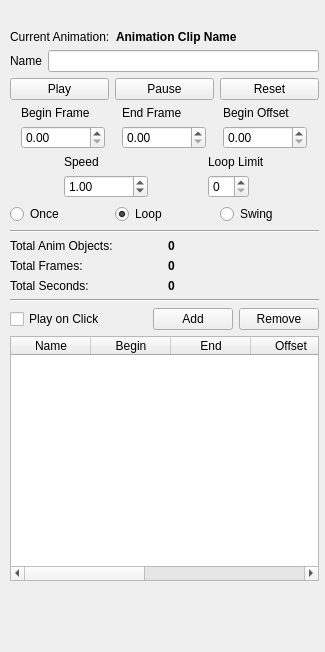
<?xml version="1.0" encoding="UTF-8"?>
<ui version="4.0">
 <class>AnimationControlPanel</class>
 <widget class="QWidget" name="AnimationControlPanel">
  <property name="enabled">
   <bool>true</bool>
  </property>
  <property name="geometry">
   <rect>
    <x>0</x>
    <y>0</y>
    <width>325</width>
    <height>652</height>
   </rect>
  </property>
  <property name="sizePolicy">
   <sizepolicy hsizetype="Minimum" vsizetype="MinimumExpanding">
    <horstretch>0</horstretch>
    <verstretch>0</verstretch>
   </sizepolicy>
  </property>
  <property name="minimumSize">
   <size>
    <width>325</width>
    <height>652</height>
   </size>
  </property>
  <property name="maximumSize">
   <size>
    <width>600</width>
    <height>16777215</height>
   </size>
  </property>
  <property name="windowTitle">
   <string>Animation Controls</string>
  </property>
  <property name="layoutDirection">
   <enum>Qt::LeftToRight</enum>
  </property>
  <property name="autoFillBackground">
   <bool>true</bool>
  </property>
  <widget class="QWidget" name="verticalLayoutWidget_2">
   <property name="geometry">
    <rect>
     <x>10</x>
     <y>30</y>
     <width>309</width>
     <height>551</height>
    </rect>
   </property>
   <layout class="QVBoxLayout" name="mLayoutMain">
    <item>
     <layout class="QHBoxLayout" name="horizontalLayout_8">
      <item>
       <widget class="QLabel" name="mLabelAnimSegmentName">
        <property name="sizePolicy">
         <sizepolicy hsizetype="Maximum" vsizetype="Preferred">
          <horstretch>0</horstretch>
          <verstretch>0</verstretch>
         </sizepolicy>
        </property>
        <property name="text">
         <string>Current Animation:</string>
        </property>
        <property name="alignment">
         <set>Qt::AlignLeading|Qt::AlignLeft|Qt::AlignVCenter</set>
        </property>
       </widget>
      </item>
      <item>
       <widget class="QLabel" name="mOutputAnimClipName">
        <property name="font">
         <font>
          <weight>75</weight>
          <bold>true</bold>
         </font>
        </property>
        <property name="text">
         <string>Animation Clip Name</string>
        </property>
       </widget>
      </item>
     </layout>
    </item>
    <item>
     <layout class="QHBoxLayout" name="horizontalLayout_3">
      <item>
       <widget class="QLabel" name="mLabelAnimName">
        <property name="text">
         <string>Name</string>
        </property>
       </widget>
      </item>
      <item>
       <widget class="QLineEdit" name="mAnimName"/>
      </item>
     </layout>
    </item>
    <item>
     <layout class="QHBoxLayout" name="horizontalLayout">
      <item>
       <widget class="QPushButton" name="mButtonPlay">
        <property name="text">
         <string>Play</string>
        </property>
       </widget>
      </item>
      <item>
       <widget class="QPushButton" name="mButtonPause">
        <property name="text">
         <string>Pause</string>
        </property>
       </widget>
      </item>
      <item>
       <widget class="QPushButton" name="mButtonReset">
        <property name="text">
         <string>Reset</string>
        </property>
       </widget>
      </item>
     </layout>
    </item>
    <item>
     <layout class="QHBoxLayout" name="horizontalLayout_4">
      <item>
       <layout class="QVBoxLayout" name="verticalLayout_2">
        <item>
         <widget class="QLabel" name="mLabelAnimFrameBegin">
          <property name="text">
           <string>Begin Frame</string>
          </property>
         </widget>
        </item>
        <item>
         <widget class="QDoubleSpinBox" name="mAnimFrameBegin">
          <property name="sizePolicy">
           <sizepolicy hsizetype="Maximum" vsizetype="Fixed">
            <horstretch>0</horstretch>
            <verstretch>0</verstretch>
           </sizepolicy>
          </property>
          <property name="maximum">
           <double>999999.000000000000000</double>
          </property>
         </widget>
        </item>
       </layout>
      </item>
      <item>
       <layout class="QVBoxLayout" name="verticalLayout_3">
        <item>
         <widget class="QLabel" name="mLabelAnimFrameEnd">
          <property name="text">
           <string>End Frame</string>
          </property>
         </widget>
        </item>
        <item>
         <widget class="QDoubleSpinBox" name="mAnimFrameEnd">
          <property name="sizePolicy">
           <sizepolicy hsizetype="Maximum" vsizetype="Fixed">
            <horstretch>0</horstretch>
            <verstretch>0</verstretch>
           </sizepolicy>
          </property>
          <property name="maximum">
           <double>999999.000000000000000</double>
          </property>
         </widget>
        </item>
       </layout>
      </item>
      <item>
       <layout class="QVBoxLayout" name="verticalLayout_5">
        <item>
         <widget class="QLabel" name="mLabelAnimFrameBeginOffset">
          <property name="text">
           <string>Begin Offset</string>
          </property>
         </widget>
        </item>
        <item>
         <widget class="QDoubleSpinBox" name="mAnimFrameBeginOffset">
          <property name="sizePolicy">
           <sizepolicy hsizetype="Maximum" vsizetype="Fixed">
            <horstretch>0</horstretch>
            <verstretch>0</verstretch>
           </sizepolicy>
          </property>
          <property name="maximum">
           <double>999999.000000000000000</double>
          </property>
          <property name="singleStep">
           <double>0.100000000000000</double>
          </property>
          <property name="value">
           <double>0.000000000000000</double>
          </property>
         </widget>
        </item>
       </layout>
      </item>
     </layout>
    </item>
    <item>
     <layout class="QHBoxLayout" name="horizontalLayout_10">
      <item>
       <layout class="QVBoxLayout" name="verticalLayout_4">
        <item>
         <widget class="QLabel" name="mLabelAnimSpeed">
          <property name="text">
           <string>Speed</string>
          </property>
         </widget>
        </item>
        <item>
         <widget class="QDoubleSpinBox" name="mAnimSpeed">
          <property name="sizePolicy">
           <sizepolicy hsizetype="Maximum" vsizetype="Fixed">
            <horstretch>0</horstretch>
            <verstretch>0</verstretch>
           </sizepolicy>
          </property>
          <property name="maximum">
           <double>999999.000000000000000</double>
          </property>
          <property name="singleStep">
           <double>0.100000000000000</double>
          </property>
          <property name="value">
           <double>1.000000000000000</double>
          </property>
         </widget>
        </item>
       </layout>
      </item>
      <item>
       <layout class="QVBoxLayout" name="verticalLayout_6">
        <item>
         <widget class="QLabel" name="mLabelAnimLoopLimit">
          <property name="text">
           <string>Loop Limit</string>
          </property>
         </widget>
        </item>
        <item>
         <widget class="QSpinBox" name="mAnimLoopLimit">
          <property name="sizePolicy">
           <sizepolicy hsizetype="Maximum" vsizetype="Fixed">
            <horstretch>0</horstretch>
            <verstretch>0</verstretch>
           </sizepolicy>
          </property>
         </widget>
        </item>
       </layout>
      </item>
     </layout>
    </item>
    <item>
     <layout class="QHBoxLayout" name="horizontalLayout_9">
      <item>
       <widget class="QRadioButton" name="mRadioPlayMode_Once">
        <property name="text">
         <string>Once</string>
        </property>
        <attribute name="buttonGroup">
         <string notr="true">buttonGroup</string>
        </attribute>
       </widget>
      </item>
      <item>
       <widget class="QRadioButton" name="mRadioPlayMode_Loop">
        <property name="text">
         <string>Loop</string>
        </property>
        <property name="checked">
         <bool>true</bool>
        </property>
        <attribute name="buttonGroup">
         <string notr="true">buttonGroup</string>
        </attribute>
       </widget>
      </item>
      <item>
       <widget class="QRadioButton" name="mRadioPlayMode_Swing">
        <property name="text">
         <string>Swing</string>
        </property>
        <attribute name="buttonGroup">
         <string notr="true">buttonGroup</string>
        </attribute>
       </widget>
      </item>
     </layout>
    </item>
    <item>
     <widget class="Line" name="line_2">
      <property name="orientation">
       <enum>Qt::Horizontal</enum>
      </property>
     </widget>
    </item>
    <item>
     <layout class="QHBoxLayout" name="horizontalLayout_5">
      <item>
       <widget class="QLabel" name="mLabelObjectCount">
        <property name="text">
         <string>Total Anim Objects:</string>
        </property>
       </widget>
      </item>
      <item>
       <widget class="QLabel" name="mOutputObjectCount">
        <property name="font">
         <font>
          <weight>75</weight>
          <bold>true</bold>
         </font>
        </property>
        <property name="text">
         <string>0</string>
        </property>
       </widget>
      </item>
     </layout>
    </item>
    <item>
     <layout class="QHBoxLayout" name="horizontalLayout_6">
      <item>
       <widget class="QLabel" name="mLabelFrameTotal">
        <property name="text">
         <string>Total Frames: </string>
        </property>
        <property name="alignment">
         <set>Qt::AlignLeading|Qt::AlignLeft|Qt::AlignVCenter</set>
        </property>
       </widget>
      </item>
      <item>
       <widget class="QLabel" name="mOutputFrameTotal">
        <property name="font">
         <font>
          <weight>75</weight>
          <bold>true</bold>
         </font>
        </property>
        <property name="text">
         <string>0</string>
        </property>
       </widget>
      </item>
     </layout>
    </item>
    <item>
     <layout class="QHBoxLayout" name="horizontalLayout_7">
      <item>
       <widget class="QLabel" name="mLabelTotalSeconds">
        <property name="text">
         <string>Total Seconds: </string>
        </property>
        <property name="alignment">
         <set>Qt::AlignLeading|Qt::AlignLeft|Qt::AlignVCenter</set>
        </property>
       </widget>
      </item>
      <item>
       <widget class="QLabel" name="mOutputTotalSeconds">
        <property name="font">
         <font>
          <weight>75</weight>
          <bold>true</bold>
         </font>
        </property>
        <property name="text">
         <string>0</string>
        </property>
       </widget>
      </item>
     </layout>
    </item>
    <item>
     <widget class="Line" name="line">
      <property name="orientation">
       <enum>Qt::Horizontal</enum>
      </property>
     </widget>
    </item>
    <item>
     <layout class="QHBoxLayout" name="horizontalLayout_2">
      <item>
       <widget class="QCheckBox" name="mChkPlayOnClick">
        <property name="text">
         <string>Play on Click</string>
        </property>
       </widget>
      </item>
      <item>
       <spacer name="horizontalSpacer">
        <property name="orientation">
         <enum>Qt::Horizontal</enum>
        </property>
        <property name="sizeHint" stdset="0">
         <size>
          <width>40</width>
          <height>20</height>
         </size>
        </property>
       </spacer>
      </item>
      <item>
       <widget class="QPushButton" name="mButtonAdd">
        <property name="text">
         <string>Add</string>
        </property>
       </widget>
      </item>
      <item>
       <widget class="QPushButton" name="mButtonRemove">
        <property name="text">
         <string>Remove</string>
        </property>
       </widget>
      </item>
     </layout>
    </item>
    <item>
     <widget class="QTableWidget" name="mTableAnimations">
      <property name="editTriggers">
       <set>QAbstractItemView::NoEditTriggers</set>
      </property>
      <property name="selectionBehavior">
       <enum>QAbstractItemView::SelectRows</enum>
      </property>
      <property name="columnCount">
       <number>7</number>
      </property>
      <attribute name="horizontalHeaderDefaultSectionSize">
       <number>80</number>
      </attribute>
      <attribute name="verticalHeaderDefaultSectionSize">
       <number>25</number>
      </attribute>
      <column>
       <property name="text">
        <string>Name</string>
       </property>
      </column>
      <column>
       <property name="text">
        <string>Begin</string>
       </property>
      </column>
      <column>
       <property name="text">
        <string>End</string>
       </property>
      </column>
      <column>
       <property name="text">
        <string>Offset</string>
       </property>
      </column>
      <column>
       <property name="text">
        <string>Speed</string>
       </property>
      </column>
      <column>
       <property name="text">
        <string>Mode</string>
       </property>
      </column>
      <column>
       <property name="text">
        <string>Limit</string>
       </property>
      </column>
     </widget>
    </item>
   </layout>
  </widget>
 </widget>
 <resources/>
 <connections/>
 <buttongroups>
  <buttongroup name="buttonGroup"/>
 </buttongroups>
</ui>
